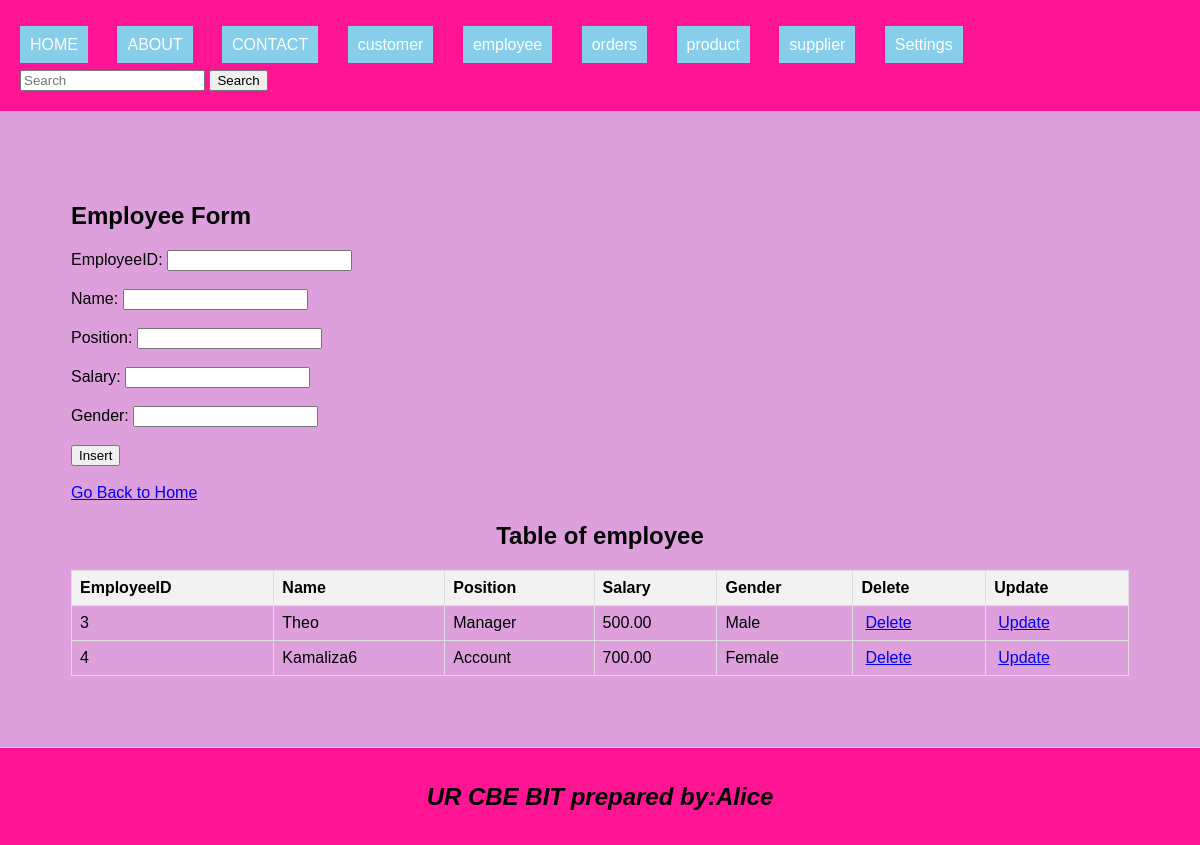
Page /employee.php on the committed database.
### tables this page shows
CREATE TABLE `employee` (
  `EmployeeID` int(11) NOT NULL,
  `Name` varchar(100) DEFAULT NULL,
  `Position` varchar(100) DEFAULT NULL,
  `Salary` decimal(10,2) DEFAULT NULL,
  `Gender` varchar(10) DEFAULT NULL
);

### employee.php (the view, shortened to what this page needs)
<!DOCTYPE html>
<html lang="en">
<head>
    <link rel="stylesheet" type="text/css" href="style.css" title="style 1" media="screen, tv, projection, handheld, print"/>
</head>
<body>
<header>
    <ul style="list-style-type: none; padding: 0;">
        <li style="display: inline; margin-right: 10px;"><a href="./home.html" style="padding: 10px; color: white; background-color: skyblue; text-decoration: none; margin-right: 15px;">HOME</a></li>
        <li style="display: inline; margin-right: 10px;"><a href="./about.html" style="padding: 10px; color: white; background-color: skyblue; text-decoration: none; margin-right: 15px;">ABOUT</a></li>
        <li style="display: inline; margin-right: 10px;"><a href="./contact.html" style="padding: 10px; color: white; background-color: skyblue; text-decoration: none; margin-right: 15px;">CONTACT</a></li>
        <li style="display: inline; margin-right: 10px;"><a href="./customer.php" style="padding: 10px; color: white; background-color: skyblue; text-decoration: none; margin-right: 15px;">customer</a></li>
        <li style="display: inline; margin-right: 10px;"><a href="./employee.php" style="padding: 10px; color: white; background-color: skyblue; text-decoration: none; margin-right: 15px;">employee</a></li>
        <li style="display: inline; margin-right: 10px;"><a href="./orders.php" style="padding: 10px; color: white; background-color: skyblue; text-decoration: none; margin-right: 15px;">orders</a></li>
        <li style="display: inline; margin-right: 10px;"><a href="./product.php" style="padding: 10px; color: white; background-color: skyblue; text-decoration: none; margin-right: 15px;">product</a></li>
        <li style="display: inline; margin-right: 10px;"><a href="./supplier.php" style="padding: 10px; color: white; background-color: skyblue; text-decoration: none; margin-right: 15px;">supplier</a></li>
        <li class="dropdown" style="display: inline; margin-right: 10px;">
            <a href="#" style="padding: 10px; color: white; background-color: skyblue; text-decoration: none; margin-right: 15px;">Settings</a>
        </li>
    </ul>
    <form class="d-flex" role="search" action="search.php">
        <input class="form-control me-2" type="search" placeholder="Search" aria-label="Search" name="query">
        <button class="btn btn-outline-success" type="submit">Search</button>
    </form>
</header>
<section>
    <h1>Employee Form</h1>
   <form method="post" onsubmit ="return confirmInsert();">
        <label for="EmployeeID">EmployeeID:</label>
        <input type="number" id="EmployeeID" name="EmployeeID" required><br><br>
        <label for="Name">Name:</label>
        <input type="text" id="Name" name="Name" required><br><br>
        <label for="Position">Position:</label>
        <input type="text" id="Position" name="Position" required><br><br>
        <label for="Salary">Salary:</label>
        <input type="text" id="Salary" name="Salary" required><br><br>
        <label for="Gender">Gender:</label>
        <input type="text" id="Gender" name="Gender" required><br><br>
        <input type="submit" name="insert" value="Insert"><br><br>
        <a href="./home.html">Go Back to Home</a>
    </form>
    <center><h2>Table of employee</h2></center>
    <table>
        <tr>
            <th>EmployeeID</th>
            <th>Name</th>
            <th>Position</th>
            <th>Salary</th>
            <th>Gender</th>
            <th>Delete</th>
            <th>Update</th>
        </tr>
        <?php
        include('database_connection.php');
        $sql = "SELECT * FROM employee";
        $result = $connection->query($sql);
        if ($result->num_rows > 0) {
            while ($row = $result->fetch_assoc()) {
                $EmployeeID = $row["EmployeeID"];
                echo "<tr>
                    <td>" . $row["EmployeeID"] . "</td>
                    <td>" . $row["Name"] . "</td>
                    <td>" . $row["Position"] . "</td>
                    <td>" . $row["Salary"] . "</td>
                    <td>" . $row["Gender"] . "</td>
                    <td><a style='padding:4px' href='delete_employee.php?EmployeeID=$EmployeeID'>Delete</a></td>
                    <td><a style='padding:4px' href='update_employee.php?EmployeeID=$EmployeeID'>Update</a></td>
                  </tr>";
            }
        } else {
            echo "<tr><td colspan='7'>No data found</td></tr>";
        }
        ?>
    </table>
</section>
<footer>
    <center>
        <b><h2><i>UR CBE BIT  prepared by:Alice<i></h2></b>
    </center>
</footer>
</body>
</html>

### style.css (style rules this page uses)
body { font-family: Arial, sans-serif; margin: 0; padding: 0; }
header { background-color:burlywood; padding: 20px; }
.dropdown { position: relative; display: inline; margin-right: 10px; }

### employee.php (style rules this page uses)
body { background-color: grey; font-family: Arial, sans-serif; }
table { width: 100%; border-collapse: collapse; }
th, td { border: 1px solid #ddd; padding: 8px; text-align: left; }
th { background-color: #f2f2f2; }
header { background-color: deeppink; padding: 20px; }
section { padding: 71px; border-bottom: 1px solid #ddd; background-color: plum; }
footer { text-align: center; padding: 15px; background-color: deeppink; }

### rows in the picture
employee: EmployeeID "3", Name "Theo", Position "Manager", Salary "500.00", Gender "Male"
employee: EmployeeID "4", Name "Kamaliza6", Position "Account", Salary "700.00", Gender "Female"
